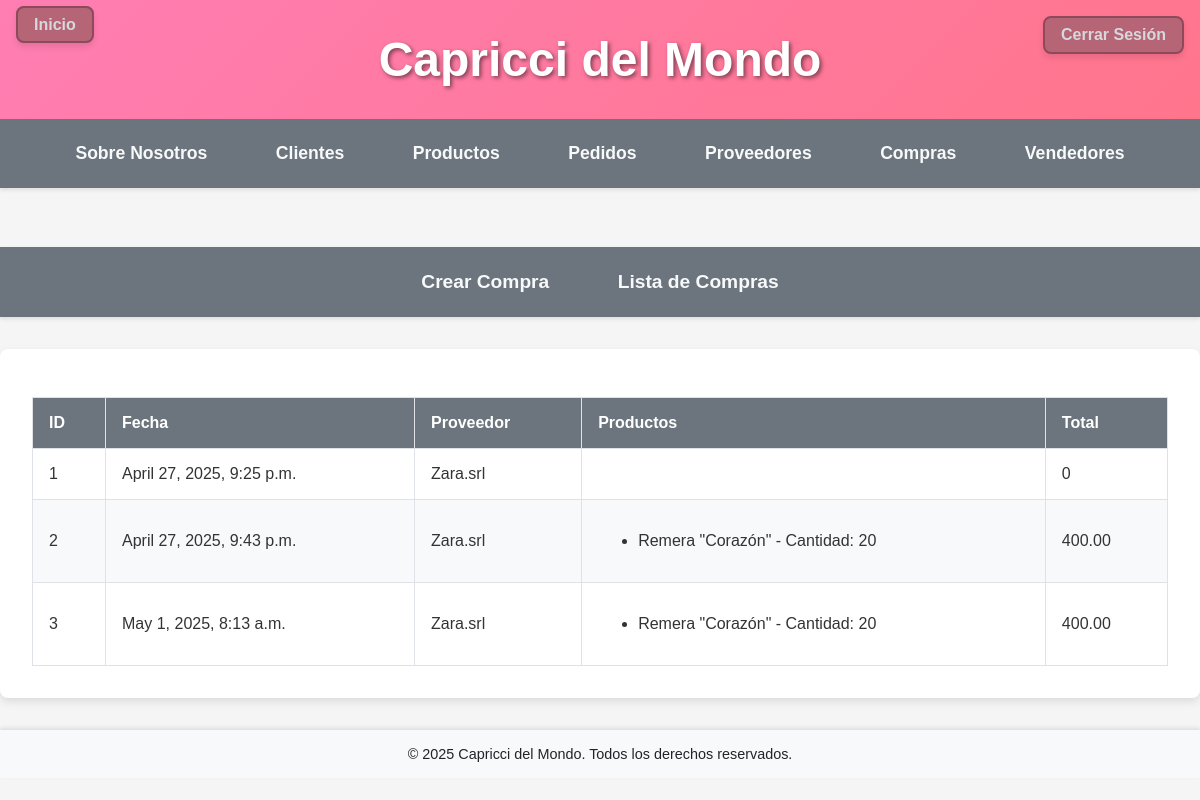
Before: /interno/compras/ (signed in) with the older database file.
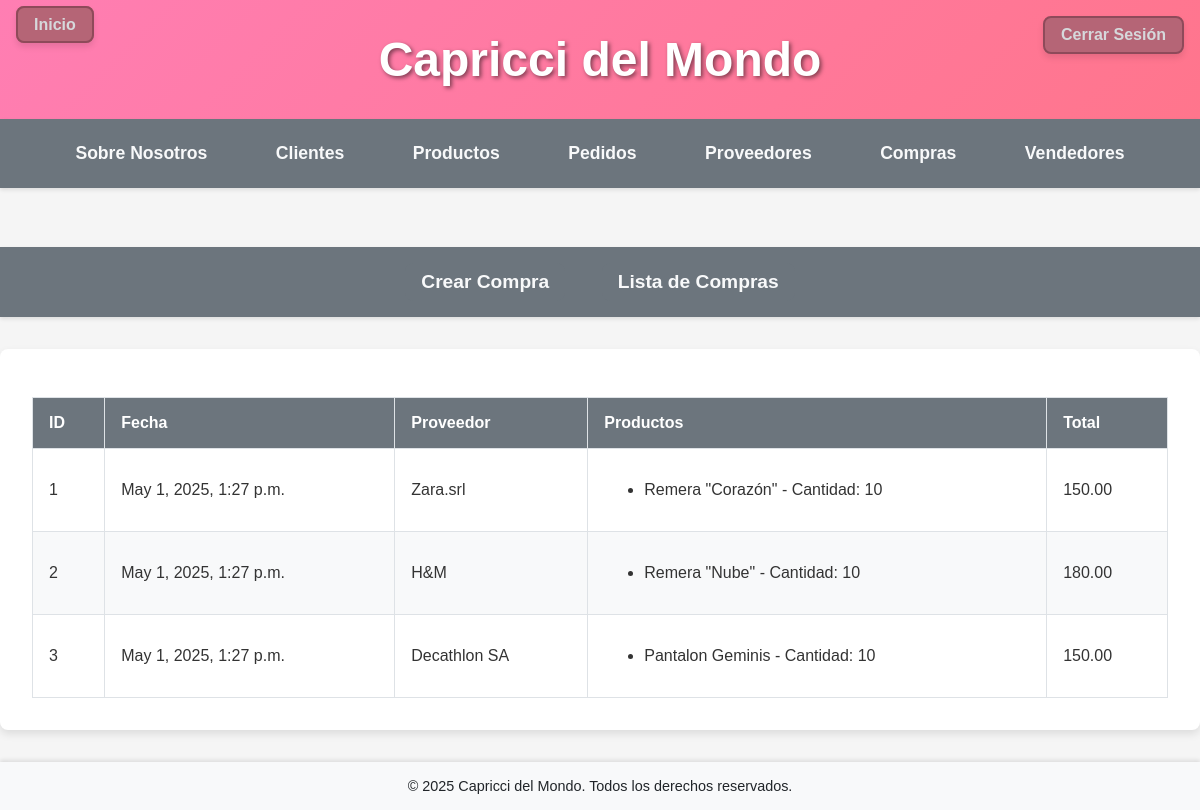
After: the same page with the newer database file.
### interno/models.py (models this page shows, shortened)
class Compra(models.Model):
    proveedor = models.ForeignKey(Proveedor, on_delete=models.CASCADE)
    precio = models.DecimalField(max_digits=10, decimal_places=2)
    fecha = models.DateTimeField(auto_now_add=True)
    estado = models.CharField(max_length=20, choices=[('Pendiente', 'Pendiente'), ('Completada', 'Completada')])
    def calcular_total(self):
        total = sum(
            item.producto.precio * item.cantidad for item in self.compraproducto_set.all()
        )
        return total

class Proveedor(models.Model):
    nombre = models.CharField(max_length=100)
    contacto = models.CharField(max_length=100)
    telefono = models.CharField(max_length=15)
    email = models.EmailField()
    code = models.CharField(max_length=32, default=generate_code, editable=False, unique=True, db_index=True)

class CompraProducto(models.Model):
    compra = models.ForeignKey(Compra, on_delete=models.CASCADE)
    producto = models.ForeignKey(Producto, on_delete=models.CASCADE, null=True, blank=True)
    cantidad = models.IntegerField()

class Producto(models.Model):
    nombre = models.CharField(max_length=100)
    descripcion = models.TextField()
    precio = models.DecimalField(max_digits=10, decimal_places=2)
    stock = models.IntegerField()
    proveedor = models.ForeignKey('Proveedor', on_delete=models.CASCADE, null=True, blank=True)

### interno/views.py (the view)
# urls.py: path("compras/", compras, name="compras"),
def compras(request):
    compras = Compra.objects.all()
    compras_data = []
    for compra in compras:
        productos = compra.compraproducto_set.all()
        total = compra.calcular_total()
        compras_data.append({
            "compra": compra,
            "productos": productos,
            "total": total,
        })
    context = {"compras_data": compras_data}
    return render(request, "interno/compras.html", context)

### interno/templates/interno/compras.html
{% extends 'interno/base.html' %}
{% block contenido %}
<div class="container">
    <table>
        <thead>
            <tr>
                <th>ID</th>
                <th>Fecha</th>
                <th>Proveedor</th>
                <th>Productos</th>
                <th>Total</th>
            </tr>
        </thead>
        <tbody>
            {% for compra_data in compras_data %}
            <tr>
                <td>{{ compra_data.compra.id }}</td>
                <td>{{ compra_data.compra.fecha }}</td>
                <td>{{ compra_data.compra.proveedor.nombre }}</td>
                <td>
                    <ul>
                        {% for producto in compra_data.productos %}
                        <li>{{ producto.producto.nombre }} - Cantidad: {{ producto.cantidad }}</li>
                        {% endfor %}
                    </ul>
                </td>
                <td>{{ compra_data.total }}</td>
            </tr>
            {% endfor %}
        </tbody>
    </table>
</div>
{% endblock %}

Changed rows visible on the page:
changed Compra "Zara.srl": compra.fecha "April 27, 2025, 9:25 p.m." → "May 1, 2025, 1:27 p.m."; gains CompraProducto (producto.nombre "Remera \"Corazón\"", cantidad "10"); total "0" → "150.00"
changed Compra id 2: compra.fecha "April 27, 2025, 9:43 p.m." → "May 1, 2025, 1:27 p.m."; compra.proveedor.nombre "Zara.srl" → "H&M"; gains CompraProducto (producto.nombre "Remera \"Nube\"", cantidad "10"); total "400.00" → "180.00"; loses CompraProducto (producto.nombre "Remera \"Corazón\"", cantidad "20")
changed Compra id 3: compra.fecha "May 1, 2025, 8:13 a.m." → "May 1, 2025, 1:27 p.m."; compra.proveedor.nombre "Zara.srl" → "Decathlon SA"; total "400.00" → "150.00"; loses CompraProducto (producto.nombre "Remera \"Corazón\"", cantidad "20")
added CompraProducto: producto.nombre "Pantalon Geminis", cantidad "10", shown under Compra id 3
